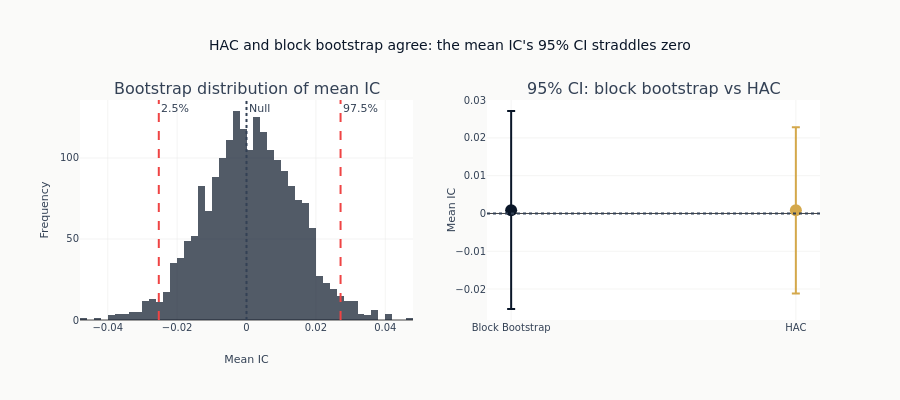

Notebook cell for this chart:
### Code cell
# Visualize bootstrap distribution
fig = make_subplots(
    rows=1,
    cols=2,
    subplot_titles=["Bootstrap distribution of mean IC", "95% CI: block bootstrap vs HAC"],
)

# Bootstrap distribution
fig.add_trace(
    go.Histogram(
        x=block_result["bootstrap_means"],
        nbinsx=50,
        name="Bootstrap means",
        marker_color=COLORS["blue"],
        opacity=0.7,
    ),
    row=1,
    col=1,
)

# Mark CIs
fig.add_vline(
    x=block_result["ci_lower"],
    line_dash="dash",
    line_color=COLORS["negative"],
    annotation_text="2.5%",
    row=1,
    col=1,
)
fig.add_vline(
    x=block_result["ci_upper"],
    line_dash="dash",
    line_color=COLORS["negative"],
    annotation_text="97.5%",
    row=1,
    col=1,
)
fig.add_vline(
    x=0, line_dash="dot", line_color=COLORS["neutral"], annotation_text="Null", row=1, col=1
)

# CI comparison
methods = ["Block Bootstrap", "HAC"]
ci_lowers = [block_result["ci_lower"], hac_ci_lower]
ci_uppers = [block_result["ci_upper"], hac_ci_upper]
means = [block_result["mean"], hac_result["mean_ic"]]

for i, method in enumerate(methods):
    # CI as error bars
    fig.add_trace(
        go.Scatter(
            x=[method],
            y=[means[i]],
            error_y=dict(
                type="data",
                symmetric=False,
                array=[ci_uppers[i] - means[i]],
                arrayminus=[means[i] - ci_lowers[i]],
            ),
            mode="markers",
            marker=dict(size=12, color=[COLORS["blue"], COLORS["amber"]][i]),
            name=method,
        ),
        row=1,
        col=2,
    )

fig.add_hline(y=0, line_dash="dot", line_color=COLORS["neutral"], row=1, col=2)

fig.update_layout(
    title="HAC and block bootstrap agree: the mean IC's 95% CI straddles zero",
    height=400,
    template="ml4t",
    showlegend=False,
)
fig.update_xaxes(title_text="Mean IC", row=1, col=1)
fig.update_yaxes(title_text="Frequency", row=1, col=1)
fig.update_yaxes(title_text="Mean IC", row=1, col=2)

fig.show()

### Figure 1 — Plotly figure (JSON) as saved in the notebook; plotly's stock layout.template omitted (floating-point values rounded to 4 significant figures; data arrays with more than 128 entries replaced by an {"elided": "..."} marker saying what was removed)
{"data": [{"marker": {"color": "#0a1628"}, "name": "Bootstrap means", "nbinsx": 50, "opacity": 0.7, "type": "histogram", "x": {"elided": "2000 float values"}, "xaxis": "x", "yaxis": "y"}, {"error_y": {"array": [0.0263], "arrayminus": [0.0261], "symmetric": false, "type": "data"}, "marker": {"color": "#0a1628", "size": 12}, "mode": "markers", "name": "Block Bootstrap", "type": "scatter", "x": ["Block Bootstrap"], "xaxis": "x2", "y": [0.0008217], "yaxis": "y2"}, {"error_y": {"array": [0.02199], "arrayminus": [0.02199], "symmetric": false, "type": "data"}, "marker": {"color": "#D4A84B", "size": 12}, "mode": "markers", "name": "HAC", "type": "scatter", "x": ["HAC"], "xaxis": "x2", "y": [0.0008217], "yaxis": "y2"}], "layout": {"annotations": [{"font": {"size": 16}, "showarrow": false, "text": "Bootstrap distribution of mean IC", "x": 0.225, "xanchor": "center", "xref": "paper", "y": 1.0, "yanchor": "bottom", "yref": "paper"}, {"font": {"size": 16}, "showarrow": false, "text": "95% CI: block bootstrap vs HAC", "x": 0.775, "xanchor": "center", "xref": "paper", "y": 1.0, "yanchor": "bottom", "yref": "paper"}, {"showarrow": false, "text": "2.5%", "x": -0.02528, "xanchor": "left", "xref": "x", "y": 1, "yanchor": "top", "yref": "y domain"}, {"showarrow": false, "text": "97.5%", "x": 0.02712, "xanchor": "left", "xref": "x", "y": 1, "yanchor": "top", "yref": "y domain"}, {"showarrow": false, "text": "Null", "x": 0, "xanchor": "left", "xref": "x", "y": 1, "yanchor": "top", "yref": "y domain"}], "height": 400, "shapes": [{"line": {"color": "#ef4444", "dash": "dash"}, "type": "line", "x0": -0.02528, "x1": -0.02528, "xref": "x", "y0": 0, "y1": 1, "yref": "y domain"}, {"line": {"color": "#ef4444", "dash": "dash"}, "type": "line", "x0": 0.02712, "x1": 0.02712, "xref": "x", "y0": 0, "y1": 1, "yref": "y domain"}, {"line": {"color": "#334155", "dash": "dot"}, "type": "line", "x0": 0, "x1": 0, "xref": "x", "y0": 0, "y1": 1, "yref": "y domain"}, {"line": {"color": "#334155", "dash": "dot"}, "type": "line", "x0": 0, "x1": 1, "xref": "x2 domain", "y0": 0, "y1": 0, "yref": "y2"}], "showlegend": false, "title": {"text": "HAC and block bootstrap agree: the mean IC's 95% CI straddles zero"}, "xaxis": {"anchor": "y", "domain": [0.0, 0.45], "title": {"text": "Mean IC"}}, "xaxis2": {"anchor": "y2", "domain": [0.55, 1.0]}, "yaxis": {"anchor": "x", "domain": [0.0, 1.0], "title": {"text": "Frequency"}}, "yaxis2": {"anchor": "x2", "domain": [0.0, 1.0], "title": {"text": "Mean IC"}}}}
